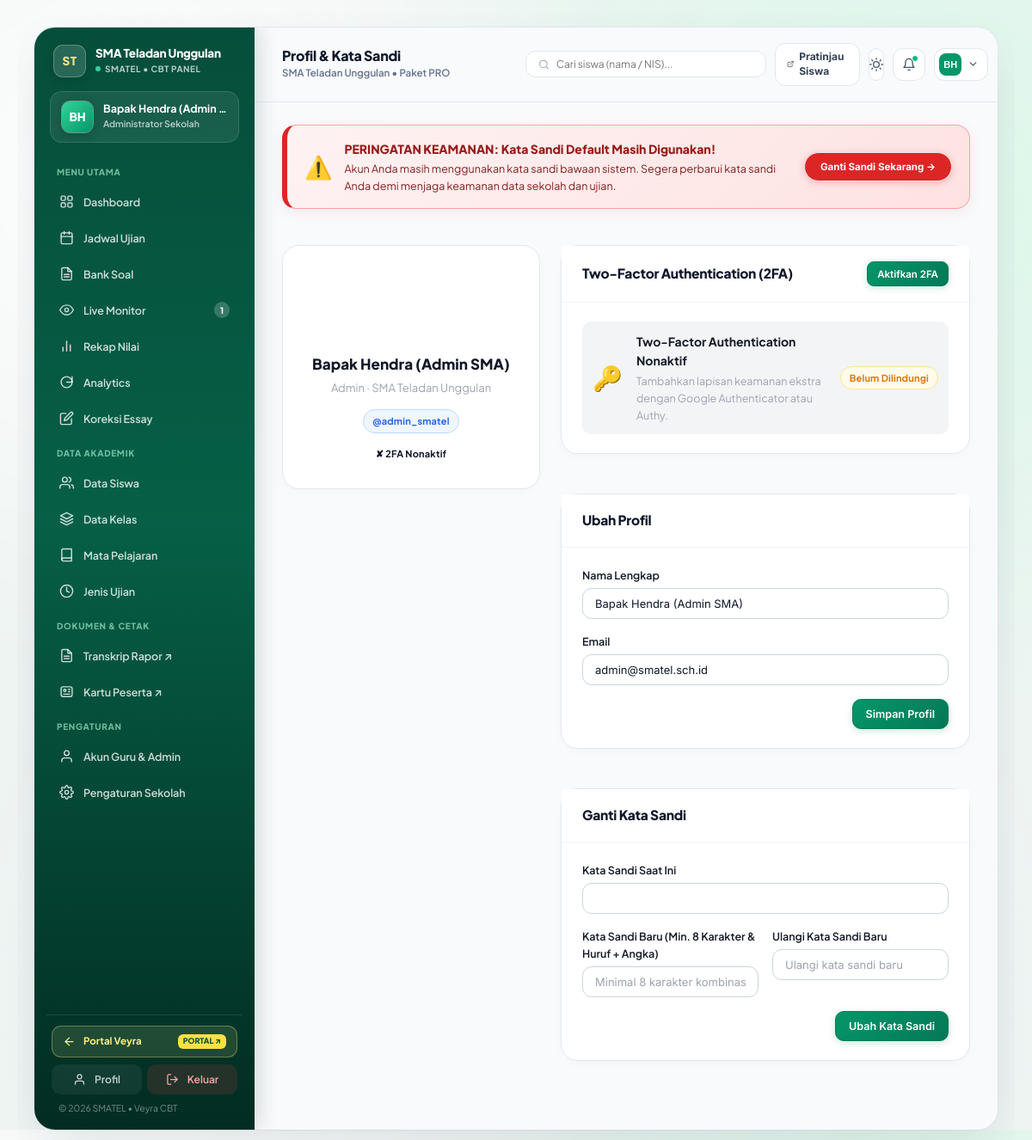
Screenshot of /admin/profile.php (signed in) with the database file from the repository.
### tables this page shows
CREATE TABLE `tenants` (
    `id` INT AUTO_INCREMENT PRIMARY KEY,
    `code` VARCHAR(30) NOT NULL UNIQUE,
    `slug` VARCHAR(60) NOT NULL UNIQUE,
    `subdomain` VARCHAR(60) NULL,
    `name` VARCHAR(150) NOT NULL,
    `logo_url` VARCHAR(255) NULL,
    `logo` VARCHAR(500) NULL,
    `address` TEXT NULL,
    `phone` VARCHAR(30) NULL,
    `package` VARCHAR(50) NOT NULL DEFAULT 'pro',
    `student_quota` INT NOT NULL DEFAULT 500,
    `is_active` TINYINT(1) NOT NULL DEFAULT 1,
    `created_at` DATETIME NOT NULL DEFAULT CURRENT_TIMESTAMP
);

CREATE TABLE `users` (
    `id` INT AUTO_INCREMENT PRIMARY KEY,
    `tenant_id` INT NOT NULL,
    `username` VARCHAR(50) NOT NULL,
    `password` VARCHAR(255) NOT NULL,
    `name` VARCHAR(100) NOT NULL,
    `role` ENUM('admin', 'teacher', 'proctor') NOT NULL DEFAULT 'admin',
    `email` VARCHAR(100) NULL,
    `is_active` TINYINT(1) NOT NULL DEFAULT 1,
    `created_at` DATETIME NOT NULL DEFAULT CURRENT_TIMESTAMP,
    `last_activity` DATETIME NULL,
    `totp_secret` VARCHAR(64) NULL,
    `totp_verified` TINYINT(1) NOT NULL DEFAULT 0,
    UNIQUE KEY `uk_tenant_username` (`tenant_id`, `username`),
    INDEX `idx_tenant_users` (`tenant_id`),
    CONSTRAINT `fk_users_tenant` FOREIGN KEY (`tenant_id`) REFERENCES `tenants` (`id`) ON DELETE CASCADE
);

### admin/profile.php (the view, shortened to what the rows shown need)
<?php
$pageTitle = "Profil & Kata Sandi";
require_once __DIR__ . '/_bootstrap.php';
$me = Database::fetch("SELECT * FROM users WHERE id = ? AND tenant_id = ?", [$user['id'], $tenantId]);
$has2fa = !empty($me['totp_verified']);
require_once __DIR__ . '/header.php';
?>
<div style="display: grid; grid-template-columns: 300px 1fr; gap: 24px; align-items: start;">
    <div class="card">
        <div class="card-body" style="text-align: center; padding: 28px;">
            <div style="width: 80px; height: 80px; border-radius: 50%; background: var(--primary-gradient); color: #fff; display: flex; align-items: center; justify-content: center; font-size: 30px; font-weight: 800; margin: 0 auto 16px auto;">
            </div>
            <h3 style="font-size: 17px; font-weight: 800; color: var(--text-heading);"><?= htmlspecialchars($user['name'] ?? '-') ?></h3>
            <p style="font-size: 13px; color: var(--text-muted); margin-top: 4px;">
                <?= ucfirst(htmlspecialchars($user['role'] ?? 'User')) ?> &middot; <?= htmlspecialchars($school['name'] ?? 'CBT Online') ?>
            </p>
            <div style="margin-top: 14px;">
                <span class="badge badge-primary">@<?= htmlspecialchars($user['username'] ?? '-') ?></span>
            </div>
            <?php if ($has2fa): ?>
                <div style="margin-top: 10px;">
                    <span class="badge badge-success">&#10003; 2FA Aktif</span>
                </div>
            <?php else: ?>
                <div style="margin-top: 10px;">
                    <span class="badge badge-secondary">&#10008; 2FA Nonaktif</span>
                </div>
            <?php endif; ?>
        </div>
    </div>
    <div style="display: flex; flex-direction: column; gap: 24px;">
        <div class="card">
            <div class="card-body">
                <form method="POST">
                    <div class="form-group">
                        <label class="form-label">Nama Lengkap</label>
                        <input type="text" name="name" class="form-control" value="<?= htmlspecialchars($me['name'] ?? $user['name']) ?>" required>
                    </div>
                    <div class="form-group">
                        <label class="form-label">Email</label>
                        <input type="email" name="email" class="form-control" value="<?= htmlspecialchars($me['email'] ?? '') ?>" placeholder="email@sekolah.sch.id">
                    </div>
                </form>
            </div>
        </div>
    </div>
</div>
<?php require_once __DIR__ . '/footer.php'; ?>

### admin/header.php (shortened to what the rows shown need)
<?php
require_once __DIR__ . '/../core/Database.php';
require_once __DIR__ . '/../core/Tenant.php';
require_once __DIR__ . '/../core/Auth.php';
$user = Auth::user();
$school = Tenant::get();
$nameParts = explode(' ', trim((string)($user['name'] ?? '')));
$initials = strtoupper(substr($nameParts[0], 0, 1) . (isset($nameParts[1]) ? substr($nameParts[1], 0, 1) : ''));
$ssoConfigFile = __DIR__ . '/../config/sso.php';
$ssoConfig = file_exists($ssoConfigFile) ? (require $ssoConfigFile) : [];
$isLocalHost = in_array($_SERVER['HTTP_HOST'] ?? 'localhost', ['localhost', '127.0.0.1'], true)
    || strpos($_SERVER['HTTP_HOST'] ?? '', 'localhost:') === 0
    || substr($_SERVER['HTTP_HOST'] ?? '', -5) === '.test';
$portalBaseUrl = rtrim((string)($ssoConfig['sso_server_url'] ?? ($isLocalHost ? 'http://localhost/veyraeducate/public' : 'https://veyracreative.site')), '/');
$portalDashboardUrl = $portalBaseUrl . '/dashboard';
?>
<!DOCTYPE html>
<html lang="id">
<head>
    <link rel="stylesheet" href="../assets/css/style.css?v=<?= filemtime(__DIR__ . '/../assets/css/style.css') ?>">
</head>
<body class="admin-fan-page">
<div class="fan-app-canvas">
    <aside class="fan-sidebar" id="fanSidebar">
        <div>
            <div class="fan-sidebar-brand-row">
                <a href="<?= htmlspecialchars($portalDashboardUrl) ?>" class="fan-sidebar-brand" style="display: flex; align-items: center; gap: 11px; text-decoration: none; color: inherit; min-width: 0; flex: 1;" title="Kembali ke Portal Veyra: <?= htmlspecialchars($school['name'] ?? 'CBT Online') ?>">
                    <div style="min-width: 0; flex: 1;">
                        <div style="font-size: 13.5px; font-weight: 800; letter-spacing: -0.2px; line-height: 1.25; overflow: hidden; text-overflow: ellipsis; white-space: nowrap;" title="<?= htmlspecialchars($school['name'] ?? 'CBT Online') ?>">
                            <?= htmlspecialchars($school['name'] ?? 'CBT Online') ?>
                        </div>
                        <div style="font-size: 10px; color: rgba(255, 255, 255, 0.72); font-weight: 700; margin-top: 2px; text-transform: uppercase; letter-spacing: 0.5px; display: flex; align-items: center; gap: 5px;">
                            <span style="width: 6px; height: 6px; border-radius: 50%; background: #34d399; display: inline-block;"></span>
                            <span style="overflow: hidden; text-overflow: ellipsis; white-space: nowrap;"><?= htmlspecialchars($school['code']) ?> &bull; CBT Panel</span>
                        </div>
                    </div>
                </a>
            </div>
            <div class="fan-user-profile">
                <div class="fan-avatar-ring">
                    <div class="fan-avatar-inner"><?= $initials ?></div>
                </div>
                <div style="min-width: 0; flex: 1;">
                    <div class="fan-user-name"><?= htmlspecialchars($user['name'] ?? '-') ?></div>
                    <div class="fan-user-id"><?= ($user['role'] === 'teacher' ? 'Guru Pengampu' : 'Administrator Sekolah') ?></div>
                </div>
            </div>
        </div>
        <div class="fan-sidebar-bottom">
            <a href="<?= htmlspecialchars($portalDashboardUrl) ?>" class="fan-portal-return-btn" title="Kembali ke Dashboard Portal Utama Veyra Educate">
                <svg class="fan-nav-svg" viewBox="0 0 24 24" fill="none" stroke="currentColor" stroke-width="2.3" style="width: 15px; height: 15px;">
                    <line x1="19" y1="12" x2="5" y2="12"></line>
                    <polyline points="12 19 5 12 12 5"></polyline>
                </svg>
                <span>Portal Veyra</span>
                <span class="fan-portal-badge">PORTAL ↗</span>
            </a>
            <div style="display: flex; gap: 6px;">
                <a href="profile.php" class="fan-logout-btn" style="flex: 1; justify-content: center; background: rgba(255,255,255,0.06);">
                </a>
                <a href="../logout.php" class="fan-logout-btn" style="flex: 1; justify-content: center; background: rgba(239,68,68,0.14); color: #fca5a5;">
                </a>
            </div>
            <div class="fan-sidebar-copy">&copy; <?= date('Y') ?> <?= htmlspecialchars($school['code']) ?> &bull; Veyra CBT</div>
        </div>
    </aside>
    <main class="fan-main-content">
        <div class="fan-top-header">
            <div style="display: flex; align-items: center; gap: 14px; min-width: 0;">
                <div style="min-width: 0;">
                    <div style="font-size: 16px; font-weight: 800; color: #0f172a; letter-spacing: -0.3px; line-height: 1.2;">
                        <?= htmlspecialchars($pageTitle ?? 'Dashboard Admin') ?>
                    </div>
                    <div style="font-size: 11.5px; color: #64748b; font-weight: 600; margin-top: 2px; white-space: nowrap; overflow: hidden; text-overflow: ellipsis;">
                        <?= htmlspecialchars($school['name'] ?? 'CBT Online') ?> &bull; Paket <?= strtoupper(htmlspecialchars($school['package'] ?? 'PRO')) ?>
                    </div>
                </div>
            </div>
            <div class="fan-top-actions">
                <div class="dropdown-wrap" style="position: relative;">
                    <button type="button" class="fan-icon-btn" id="userPillBtn" onclick="toggleFanDropdown('userMenu', event)" title="Menu Pengguna" style="width: auto; padding: 0 10px 0 5px; gap: 7px;">
                        <span style="width: 26px; height: 26px; border-radius: 8px; background: #059669; color: #fff; font-size: 11px; font-weight: 800; display: inline-flex; align-items: center; justify-content: center;"><?= $initials ?></span>
                        <svg width="13" height="13" viewBox="0 0 24 24" fill="none" stroke="currentColor" stroke-width="2.2" stroke-linecap="round" stroke-linejoin="round"><polyline points="6 9 12 15 18 9"></polyline></svg>
                    </button>
                </div>
            </div>
        </div>

### rows the page displays
tenants: name "SMA Teladan Unggulan", code "SMATEL", package "PRO"
users: name "BH", name "Bapak Hendra (Admin…", name "Bapak Hendra (Admin SMA)", role "Admin", username "admin_smatel", email "admin@smatel.sch.id"

### other values shown
$schoolInitials "ST"
count($notifExams) "1"
$pageTitle "Profil & Kata Sandi"
